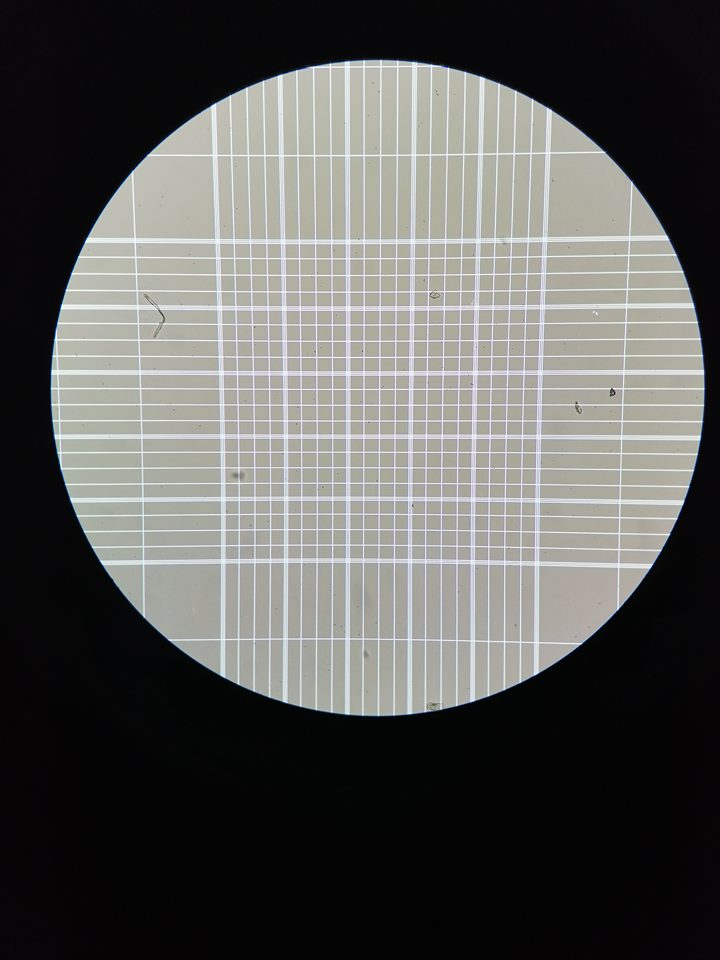
#> input picture Finish/pic/13.jpg, 720 x 960 px
$ python DetectingCirclesv2.py
#> lines starting #> are read from the running program, lines starting #| are printed output that depends on the picture; after the words box and inside, x2 and y2 are one past the last pixel; in counts of white or black regions, pixels touching at a corner belong together
#cv version 3.4.2
import sys
import cv2
import cv2 as cv
import numpy as np

def main(argv):
    default_file =  "pic/13.jpg"
    filename = argv[0] if len(argv) > 0 else default_file
    # Loads an image
    src = cv.imread(filename, cv.IMREAD_COLOR)
#> src is the input picture: shape (960, 720, 3); mean B, G, R 89.1, 91.3, 91.5
    src_0 = cv.imread(filename,0)
#> src_0: shape (960, 720); min 0, max 255, mean 91.1
    #cv.imshow("ss", src)

    # Check if image is loaded fine
    if src is None:
        print ('Error opening image!')
        print ('Usage: hough_circle.py [image_name -- default ' + default_file + '] \n')
        return -1

    gray = cv.cvtColor(src, cv.COLOR_BGR2GRAY)

    gray = cv.medianBlur(gray, 5)
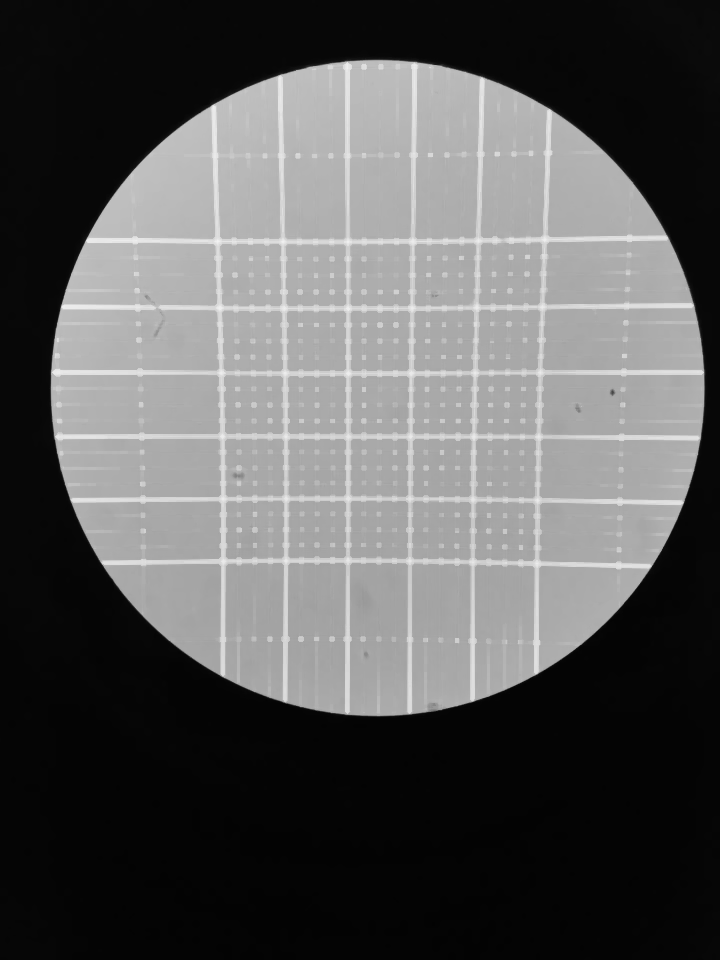
#> gray: shape (960, 720); min 2, max 242, mean 89.4


    rows = gray.shape[0]
#> rows = 960
    circles = cv.HoughCircles(gray, cv.HOUGH_GRADIENT, 1,200)
#> circles = [[377.5, 387.5, 327.2]]

    if circles is not None:
        circles = np.uint16(np.around(circles))
#> circles = [[378, 388, 327]]
        for i in circles[0, :]:
            center = (i[0], i[1])
            i[2]=i[2]+4
            # circle center
            cv.circle(src, center, 1, (0, 255, 0), 5)
            # circle outline
            radius = i[2]
            cv.circle(src, center, radius, (0, 255, 0), 5)
#> this loop made 1 pass
#> radius on pass 1: 331
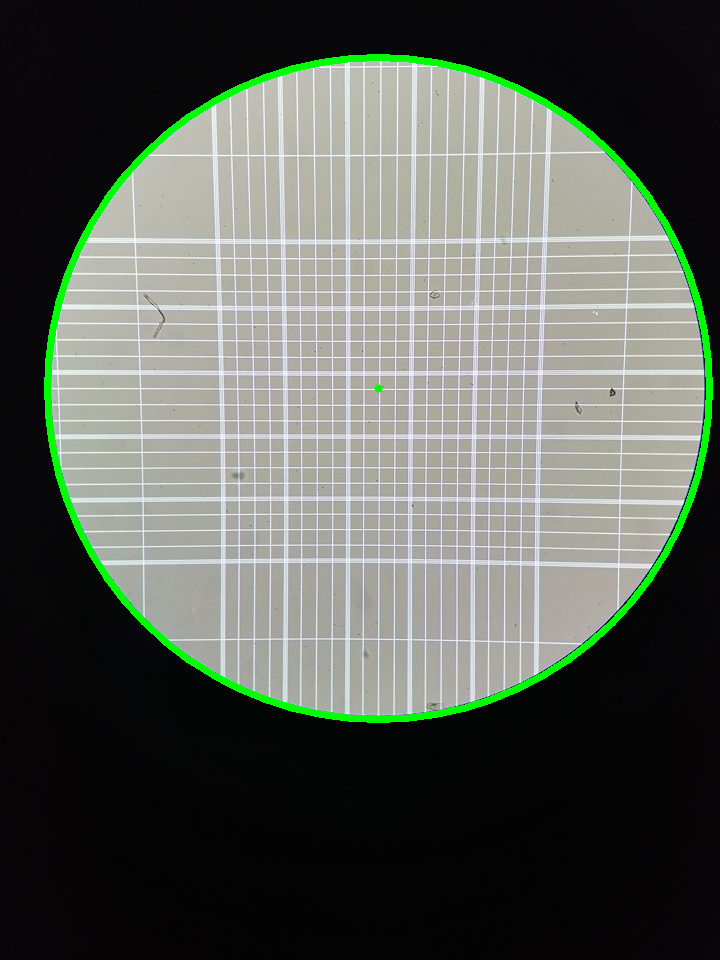
#> src: shape (960, 720, 3); 2.1% of pixels changed, all inside (x1, y1, x2, y2) = (44, 54, 713, 723)


    cv.imshow("detected circles", src)
    cv.waitKey(0)

    return 0
if __name__ == "__main__":
    main(sys.argv[1:])

$ run again, with Finish/pic/10.jpg copied over Finish/pic/13.jpg
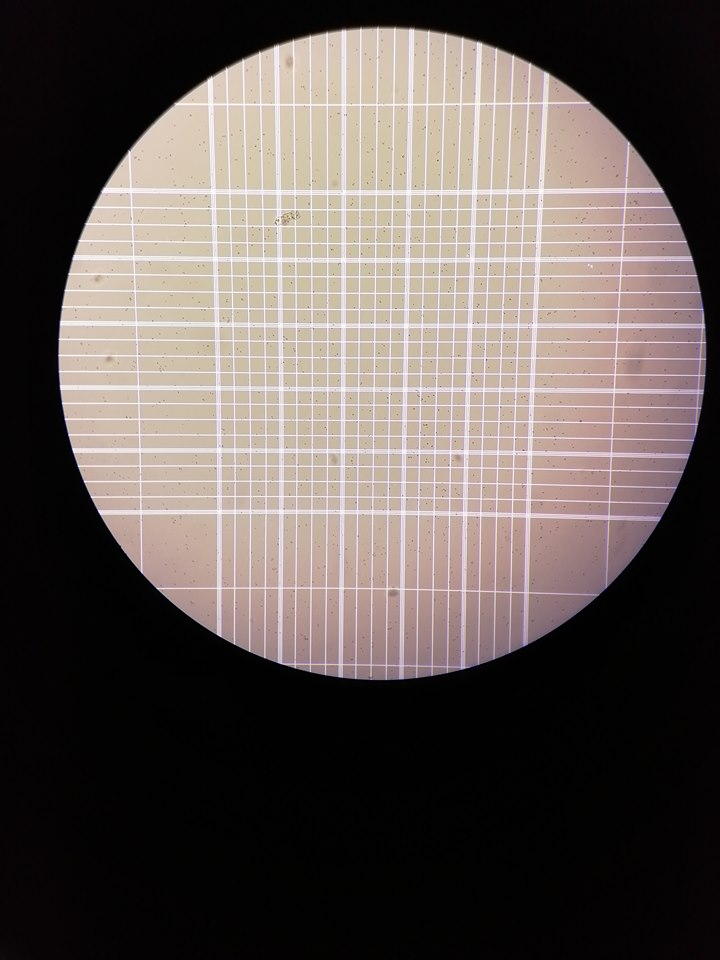
#> input picture Finish/pic/10.jpg, 720 x 960 px
#> in main, src is the input picture: shape (960, 720, 3); mean B, G, R 85.2, 88.9, 98.3
#> in main, `src_0 = cv.imread(filename,0)`:
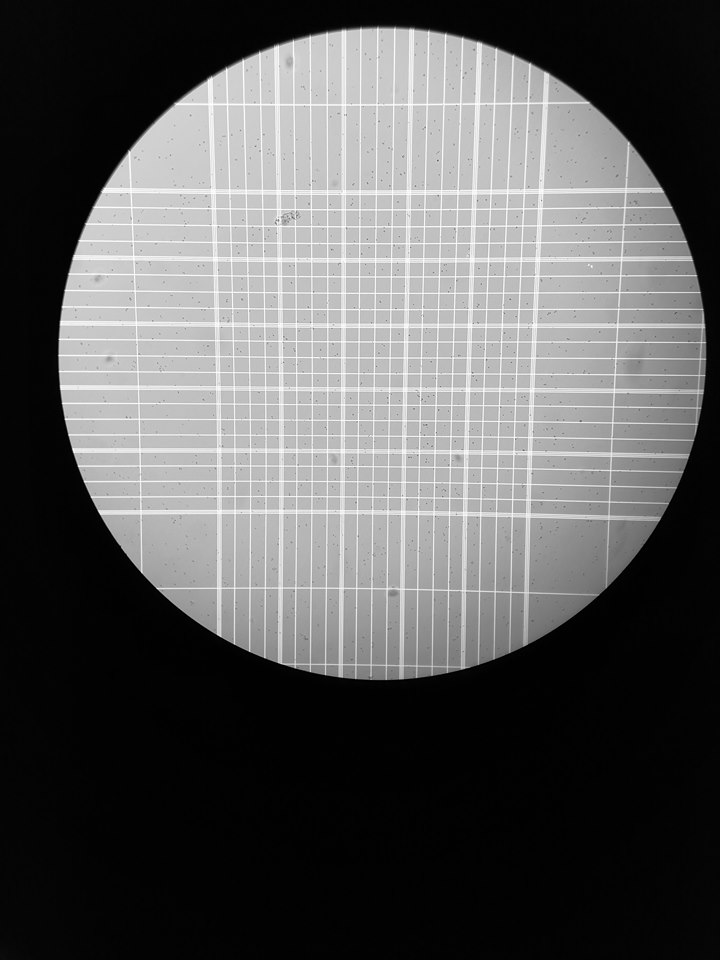
#> src_0: shape (960, 720); min 0, max 255, mean 91.4
#> in main, `circles = cv.HoughCircles(gray, cv.HOUGH_GRADIENT, 1,200)`: circles = [[382.5, 350.5, 322.8]]
#> in main, `circles = np.uint16(np.around(circles))`: circles = [[382, 350, 323]]
#> the loop in main, `for i in circles[0, :]:` made 1 pass
#> radius on pass 1: 327
#> after the loop in main, `for i in circles[0, :]:`:
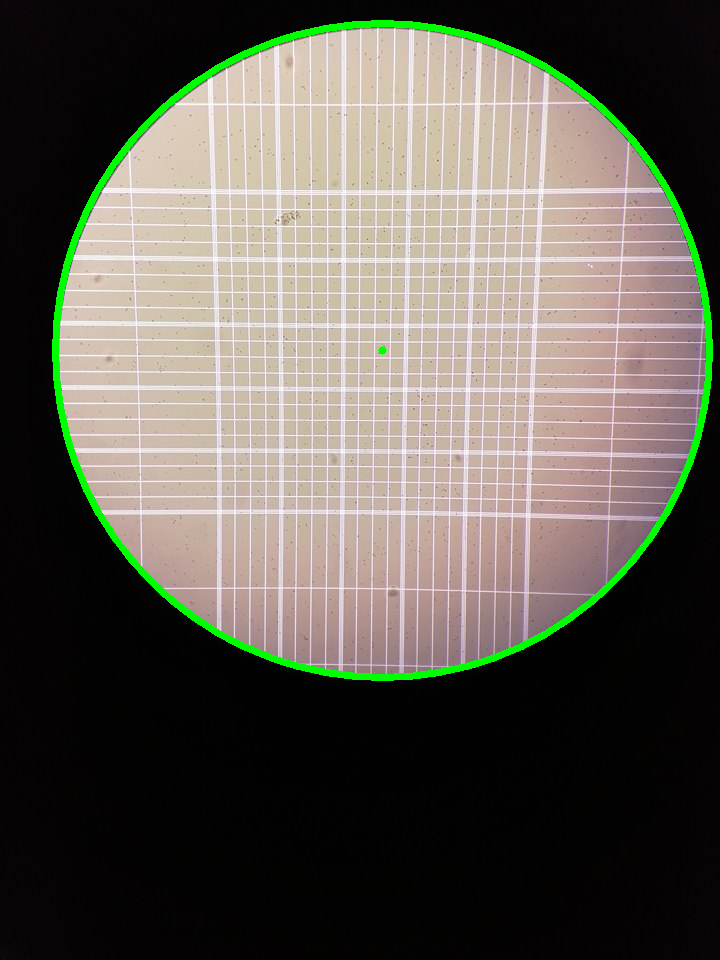
#> src: shape (960, 720, 3); 2.06% of pixels changed, all inside (x1, y1, x2, y2) = (52, 20, 713, 681)
